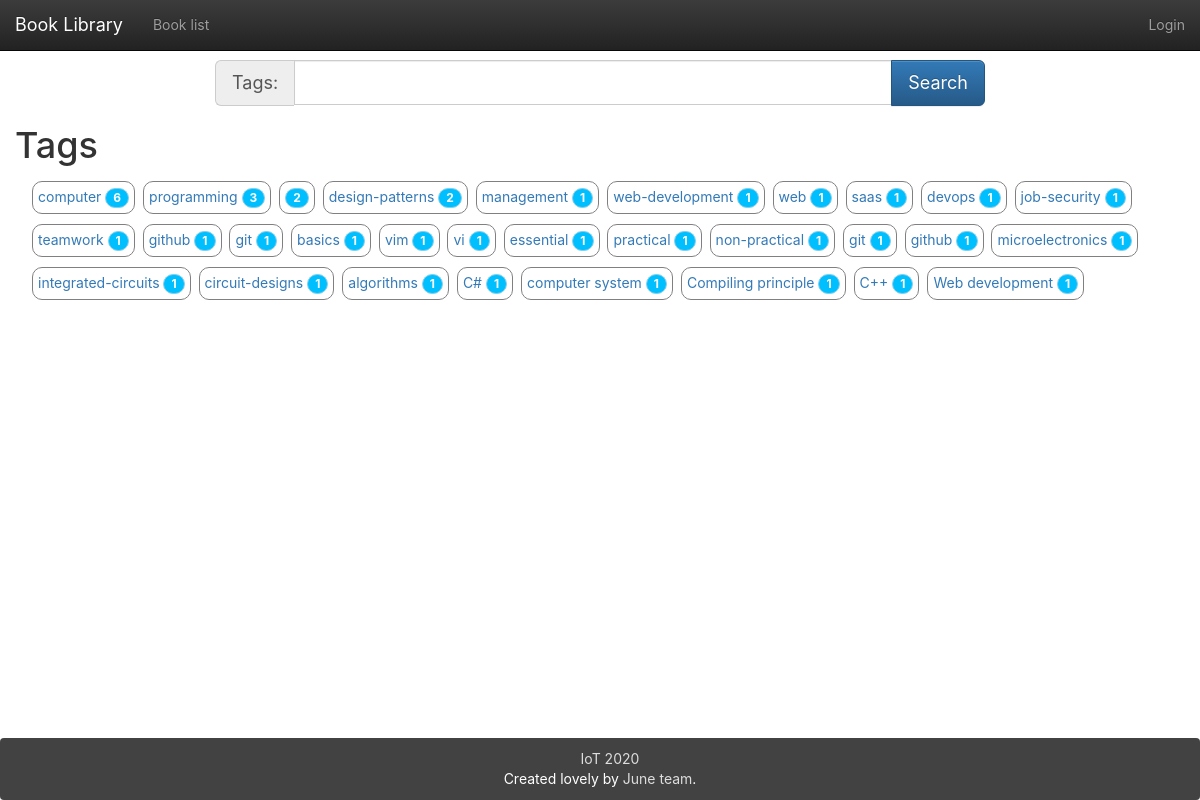
/books/tags/, run on the app's committed database.
### app/models.py (models this page shows, shortened)
class Tag(db.Model):
    __tablename__ = 'tags'
    id = db.Column(db.Integer, primary_key=True)
    name = db.Column(db.String)
    books = db.relationship('Book',
                            secondary=book_tag,
                            backref=db.backref('tags', lazy='dynamic'),
                            lazy='dynamic')

### app/main/book/views.py (the view, shortened to what this page needs)
@book.route('/tags/')
def tags():
    search_tags = request.args.get('search', None)
    page = request.args.get('page', 1, type=int)
    the_tags = Tag.query.outerjoin(book_tag).group_by(book_tag.c.tag_id).order_by(
        db.func.count(book_tag.c.book_id).desc()).limit(30).all()
    search_form = SearchForm()
    search_form.search.data = search_tags
    data = None
    pagination = None
    return render_template('book_tag.html', tags=the_tags, title='Tags', search_form=search_form, books=data,
                           pagination=pagination)

### app/main/book/forms.py
class SearchForm(FlaskForm):
    search = StringField(validators=[DataRequired()])
    submit = SubmitField(u"Search")

### app/main/index/views.py (called while the page is built)
@main.app_context_processor
def inject_permissions():
    return dict(Permission=Permission)

### app/main/book/templates/book_tag.html (shortened to what this page needs)
{% extends "base.html" %}
{% from "bootstrap/pagination.html" import render_pagination %}
{% block styles %}
    {{ super() }}
    <link href="{{ url_for('static',filename='css/bootstrap-tokenfield.css') }}" rel="stylesheet"/>
{% endblock %}
{% block mycontent %}
    <div class="row">
        <div class="col-sm-8 col-sm-offset-2">
            <form class="form form-horizontal" method="get">
                <div class="input-group  input-group-lg">
                    <span class="input-group-addon">Tags:</span>
                <span class="input-group-btn">
                    <input class="btn btn-primary" id="submit" name="submit" type="submit" value="Search">
                </span>
                </div>
            </form>
        </div>
    </div>
    <h1>{{ title }}</h1>
    {% if tags %}
        <div class="container-fluid">
            {% for tag in tags %}
                <a class="tag line-wrap" href="?search={{ tag.name|urlencode }}">{{ tag.name }} <span
                        class="badge">{{ tag.books.count() }}</span></a>
            {% endfor %}
        </div>
    {% endif %}
{%- endblock -%}

### app/static/css/main.css (style rules this page uses)
html, body { height: 100%; width: 100%; margin: 0; padding: 0; }
.Site { display: -webkit-box; display: -moz-box; display: -ms-flexbox; display: -webkit-flex; display: flex; flex-direction: column; }
.line-wrap { display: inline-block; }
html, body, main { font-family: -apple-system, "Helvetica Neue", Helvetica, Arial, sans-serif; }
.tag { border: gray solid 1px; border-radius: 1rem; padding: 0.5rem; display: inline-block; vertical-align: middle; -webkit-transform: translateZ(0); transform: translateZ(0); box-shadow: 0 0 1px rgba(0, 0, 0, 0); -webkit-backface-visibility: hidden; backface-visibility: hidden; -moz-osx-font-smoothing: grayscale; -webkit-transition-duration: 0.3s; transition-duration: 0.3s; -webkit-transition-property: box-shadow; transition-property: box-shadow; }
.badge { color: white; background-color: deepskyblue; border: skyblue solid 1px; border-radius: 1rem; }

### app/main/book/templates/book_tag.html (style rules this page uses)
.tag { margin: .5rem 2px; }

### data on the page
Tag: name "computer", books.count "6"
Tag: name "programming", books.count "3"
Tag: books.count "2"
Tag: name "design-patterns", books.count "2"
Tag: name "management", books.count "1"
Tag: name "web-development", books.count "1"
Tag: name "web", books.count "1"
Tag: name "saas", books.count "1"
Tag: name "devops", books.count "1"
Tag: name "job-security", books.count "1"
Tag: name "teamwork", books.count "1"
Tag: name "github", books.count "1"
Tag: name "git", books.count "1"
Tag: name "basics", books.count "1"
Tag: name "vim", books.count "1"
Tag: name "vi", books.count "1"
Tag: name "essential", books.count "1"
Tag: name "practical", books.count "1"
Tag: name "non-practical", books.count "1"
Tag: name "git", books.count "1"
Tag: name "github", books.count "1"
Tag: name "microelectronics", books.count "1"
Tag: name "integrated-circuits", books.count "1"
Tag: name "circuit-designs", books.count "1"
Tag: name "algorithms", books.count "1"
Tag: name "C#", books.count "1"
Tag: name "computer system", books.count "1"
Tag: name "Compiling principle", books.count "1"
Tag: name "C++", books.count "1"
Tag: name "Web development", books.count "1"

### other printed values
{{ title }} "Tags"
